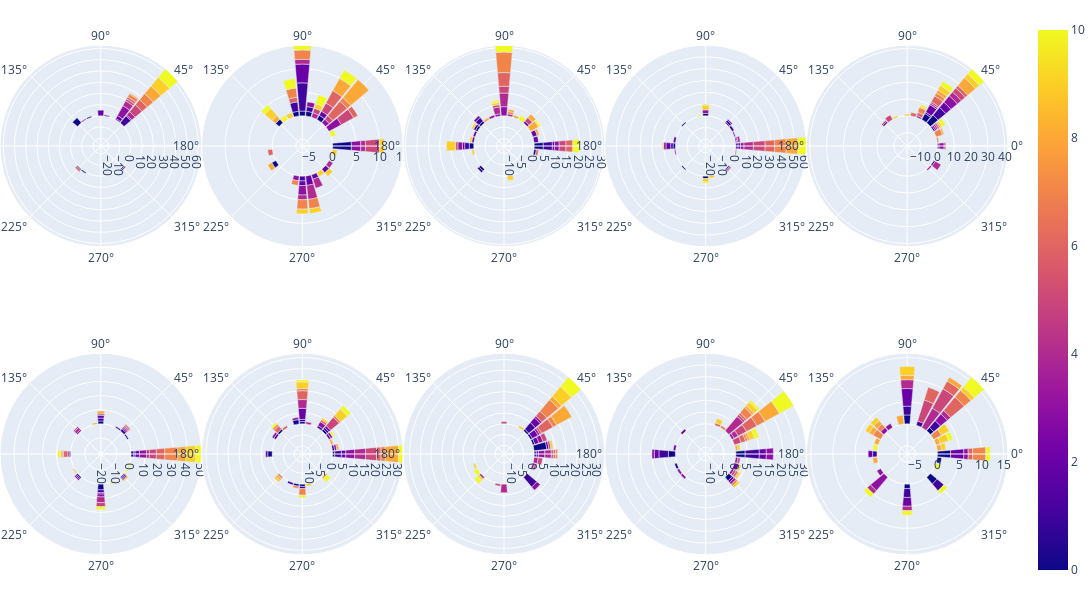

Source (notebook cell):
### Code cell
# Plot the angles for all subjects !
import plotly.express as px
from plotly.offline import plot
from plotly.subplots import make_subplots

figures = [get_fig_for_subject(k) for k in range(Nsubj)]


NROWS = 2
NCOLS = 5
fig = make_subplots(rows=NROWS, cols=NCOLS, specs=[[{'type': 'polar'}]*NCOLS]*NROWS,
                    horizontal_spacing = 0.0,vertical_spacing=0.1) 

for row in range(NROWS):
    for col in range(NCOLS):
        subj_id = row*NCOLS + col
        
        figure = figures[subj_id]
        for trace in range(len(figure["data"])):
            
            polar_update=dict(
                radialaxis = dict(
                    range=figure.layout["polar"]["radialaxis"]["range"]
                )
            )
            
            fig.append_trace(figure["data"][trace], row=row+1, col=col+1)
            fig.update_polars(polar_update,row=row+1,col=col+1)
            # fig.update_yaxes(range=xrange,row=row+1,col=col+1)
fig.update_layout(width=2000, height=600)
        
fig.update_layout(
        margin={'t':20,'l':0,'b':20,'r':0}
    )

fig.show()

### Figure 1 — Plotly figure (JSON) as saved in the notebook; plotly's stock layout.template omitted (floating-point values rounded to 4 significant figures; data arrays with more than 128 entries replaced by an {"elided": "..."} marker saying what was removed)
{"data": [{"customdata": {"elided": "352x3 float values"}, "hovertemplate": "Value=%{customdata[1]}<br>Angle_degrees=%{customdata[2]}<br>Trial when angle was input=%{marker.color}<extra></extra>", "legendgroup": "", "marker": {"color": {"elided": "352 int values"}, "coloraxis": "coloraxis", "pattern": {"shape": ""}}, "name": "", "r": {"elided": "352 int values"}, "showlegend": false, "subplot": "polar", "theta": {"elided": "352 float values"}, "type": "barpolar"}, {"customdata": {"elided": "352x3 float values"}, "hovertemplate": "Value=%{customdata[1]}<br>Angle_degrees=%{customdata[2]}<br>Trial when angle was input=%{marker.color}<extra></extra>", "legendgroup": "", "marker": {"color": {"elided": "352 int values"}, "coloraxis": "coloraxis", "pattern": {"shape": ""}}, "name": "", "r": {"elided": "352 int values"}, "showlegend": false, "subplot": "polar2", "theta": {"elided": "352 float values"}, "type": "barpolar"}, {"customdata": {"elided": "352x3 float values"}, "hovertemplate": "Value=%{customdata[1]}<br>Angle_degrees=%{customdata[2]}<br>Trial when angle was input=%{marker.color}<extra></extra>", "legendgroup": "", "marker": {"color": {"elided": "352 int values"}, "coloraxis": "coloraxis", "pattern": {"shape": ""}}, "name": "", "r": {"elided": "352 int values"}, "showlegend": false, "subplot": "polar3", "theta": {"elided": "352 float values"}, "type": "barpolar"}, {"customdata": {"elided": "352x3 float values"}, "hovertemplate": "Value=%{customdata[1]}<br>Angle_degrees=%{customdata[2]}<br>Trial when angle was input=%{marker.color}<extra></extra>", "legendgroup": "", "marker": {"color": {"elided": "352 int values"}, "coloraxis": "coloraxis", "pattern": {"shape": ""}}, "name": "", "r": {"elided": "352 int values"}, "showlegend": false, "subplot": "polar4", "theta": {"elided": "352 float values"}, "type": "barpolar"}, {"customdata": {"elided": "352x3 float values"}, "hovertemplate": "Value=%{customdata[1]}<br>Angle_degrees=%{customdata[2]}<br>Trial when angle was input=%{marker.color}<extra></extra>", "legendgroup": "", "marker": {"color": {"elided": "352 int values"}, "coloraxis": "coloraxis", "pattern": {"shape": ""}}, "name": "", "r": {"elided": "352 int values"}, "showlegend": false, "subplot": "polar5", "theta": {"elided": "352 float values"}, "type": "barpolar"}, {"customdata": {"elided": "352x3 float values"}, "hovertemplate": "Value=%{customdata[1]}<br>Angle_degrees=%{customdata[2]}<br>Trial when angle was input=%{marker.color}<extra></extra>", "legendgroup": "", "marker": {"color": {"elided": "352 int values"}, "coloraxis": "coloraxis", "pattern": {"shape": ""}}, "name": "", "r": {"elided": "352 int values"}, "showlegend": false, "subplot": "polar6", "theta": {"elided": "352 float values"}, "type": "barpolar"}, {"customdata": {"elided": "352x3 float values"}, "hovertemplate": "Value=%{customdata[1]}<br>Angle_degrees=%{customdata[2]}<br>Trial when angle was input=%{marker.color}<extra></extra>", "legendgroup": "", "marker": {"color": {"elided": "352 int values"}, "coloraxis": "coloraxis", "pattern": {"shape": ""}}, "name": "", "r": {"elided": "352 int values"}, "showlegend": false, "subplot": "polar7", "theta": {"elided": "352 float values"}, "type": "barpolar"}, {"customdata": {"elided": "352x3 float values"}, "hovertemplate": "Value=%{customdata[1]}<br>Angle_degrees=%{customdata[2]}<br>Trial when angle was input=%{marker.color}<extra></extra>", "legendgroup": "", "marker": {"color": {"elided": "352 int values"}, "coloraxis": "coloraxis", "pattern": {"shape": ""}}, "name": "", "r": {"elided": "352 int values"}, "showlegend": false, "subplot": "polar8", "theta": {"elided": "352 float values"}, "type": "barpolar"}, {"customdata": {"elided": "352x3 float values"}, "hovertemplate": "Value=%{customdata[1]}<br>Angle_degrees=%{customdata[2]}<br>Trial when angle was input=%{marker.color}<extra></extra>", "legendgroup": "", "marker": {"color": {"elided": "352 int values"}, "coloraxis": "coloraxis", "pattern": {"shape": ""}}, "name": "", "r": {"elided": "352 int values"}, "showlegend": false, "subplot": "polar9", "theta": {"elided": "352 float values"}, "type": "barpolar"}, {"customdata": {"elided": "352x3 float values"}, "hovertemplate": "Value=%{customdata[1]}<br>Angle_degrees=%{customdata[2]}<br>Trial when angle was input=%{marker.color}<extra></extra>", "legendgroup": "", "marker": {"color": {"elided": "352 int values"}, "coloraxis": "coloraxis", "pattern": {"shape": ""}}, "name": "", "r": {"elided": "352 int values"}, "showlegend": false, "subplot": "polar10", "theta": {"elided": "352 float values"}, "type": "barpolar"}], "layout": {"height": 600, "margin": {"b": 20, "l": 0, "r": 0, "t": 20}, "polar": {"domain": {"x": [0, 0.2], "y": [0.55, 1]}, "radialaxis": {"range": [-27.0, 63]}}, "polar10": {"domain": {"x": [0.8, 1], "y": [0, 0.45]}, "radialaxis": {"range": [-6.857, 16]}}, "polar2": {"domain": {"x": [0.2, 0.4], "y": [0.55, 1]}, "radialaxis": {"range": [-6.429, 15]}}, "polar3": {"domain": {"x": [0.4, 0.6], "y": [0.55, 1]}, "radialaxis": {"range": [-13.29, 31]}}, "polar4": {"domain": {"x": [0.6, 0.8], "y": [0.55, 1]}, "radialaxis": {"range": [-25.71, 60]}}, "polar5": {"domain": {"x": [0.8, 1], "y": [0.55, 1]}, "radialaxis": {"range": [-18, 42]}}, "polar6": {"domain": {"x": [0, 0.2], "y": [0, 0.45]}, "radialaxis": {"range": [-21.43, 50]}}, "polar7": {"domain": {"x": [0.2, 0.4], "y": [0, 0.45]}, "radialaxis": {"range": [-13.71, 32]}}, "polar8": {"domain": {"x": [0.4, 0.6], "y": [0, 0.45]}, "radialaxis": {"range": [-14.14, 33]}}, "polar9": {"domain": {"x": [0.6, 0.8], "y": [0, 0.45]}, "radialaxis": {"range": [-12.86, 30]}}, "width": 2000}}
